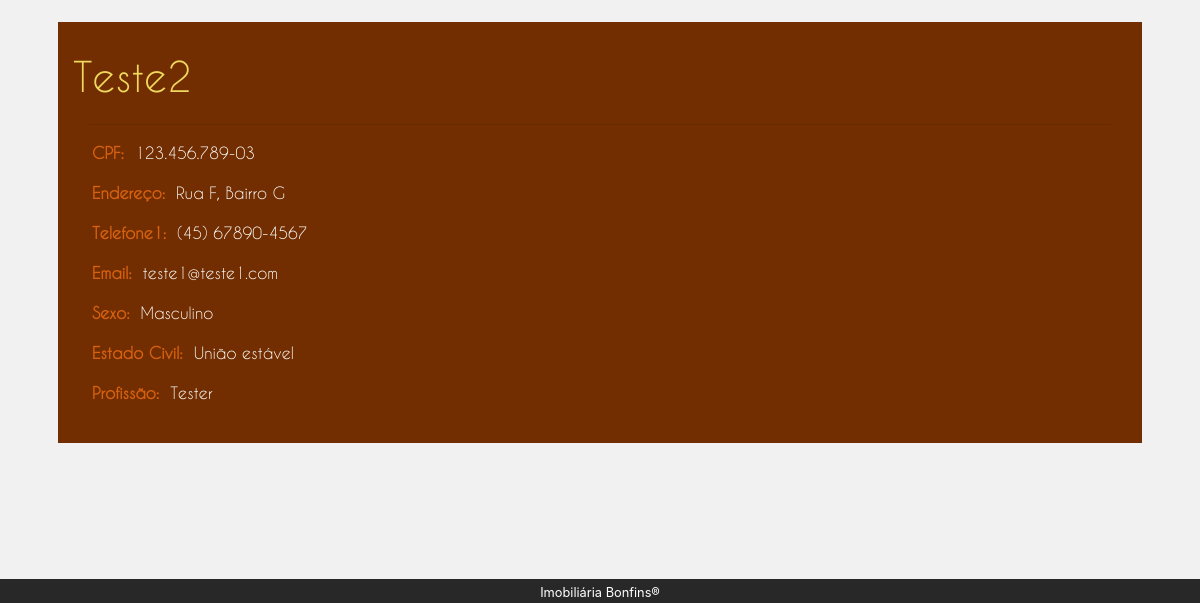
The app's page /administrativo/listagemCliente.php (lower part), older data.
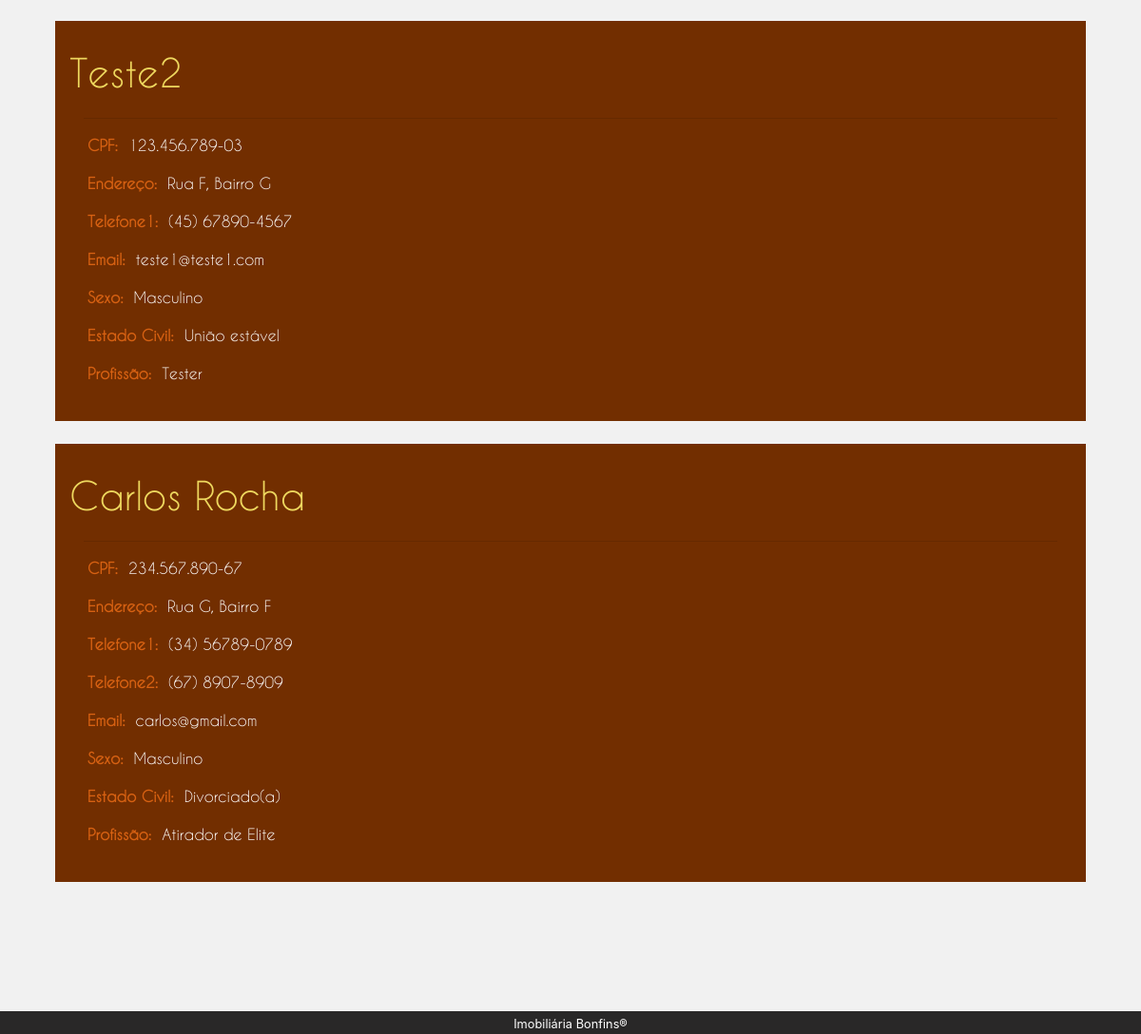
The same page, newer data.
### tables this page shows
CREATE TABLE `cliente` (
  `ID` int(4) UNSIGNED NOT NULL,
  `Nome` varchar(100) NOT NULL,
  `Cpf` varchar(14) NOT NULL,
  `Endereco` varchar(150) NOT NULL,
  `Email` varchar(60) NOT NULL,
  `Sexo` char(1) NOT NULL,
  `EstadoCivil` int(1) UNSIGNED NOT NULL,
  `Profissao` varchar(100) NOT NULL
);

CREATE TABLE `estadoCivil` (
  `ID` int(4) UNSIGNED NOT NULL,
  `Nome` varchar(30) NOT NULL
);

### php/cliente.php (called while the page is built, shortened)
<?php
    function getClientes($conn) {
        $array_clientes = null;
        $sql = "SELECT
                    c.ID,
                    c.Nome,
                    c.Cpf,
                    c.Endereco,
                    c.Email,
                    c.Sexo,
                    e.Nome as EstadoCivil,
                    c.Profissao
                FROM
                    cliente as c,
                    estadoCivil as e
                WHERE
                    c.EstadoCivil = e.ID";
        $result = $conn->query($sql);
        while ($row = $result->fetch()) {
            $cliente = new Cliente();
            $cliente->id            = $row["ID"];
            $cliente->nome          = $row["Nome"];
            $cliente->cpf           = $row["Cpf"];
            $cliente->endereco      = $row["Endereco"];
            $cliente->email         = $row["Email"];
            if ($row["Sexo"] == "m")
                $cliente->sexo      = "Masculino";
            if ($row["Sexo"] == "f")
                $cliente->sexo      = "Feminino";
            $cliente->estadoCivil   = $row["EstadoCivil"];
            $cliente->profissao     = $row["Profissao"];
            $array_clientes[] = $cliente;
        }
        return $array_clientes;
    }
?>

### administrativo/listagemCliente.php (the view, shortened to what the changed rows need)
<!DOCTYPE html>
<html lang="pt-br">
    <head>
        <link rel="stylesheet" href="../css/bootstrap.css">
        <link rel="stylesheet" href="css/administrativo.css">
        <link rel="stylesheet" href="css/listagem.css">
    </head>
    <body>
        <section>
            <div class="col-sm-12">
                <div class="row">
                    <div class="col-sm-12 px-0">
                        <div id="listagemContainer" class="px-0">
                            <div class="container px-0">
                                <div class="jumbotron px-2">
                                    <div id="admContainer">
                                        <?php
                                            require "../php/conexaoMysql.php";
                                            require "../php/cliente.php";
                                            $arrayClientes = null;
                                            $telefones = null;
                                            try {
                                                $arrayClientes = getClientes($conn);
                                            } catch (Exception $e) {
                                                $msgErro = $e->getMessage();
                                                echo $msgErro;
                                            }
                                            if ($arrayClientes != null) {
                                                foreach ($arrayClientes as $cliente) {
                                                    $counterTelefone = 1;
                                                    $sql = "SELECT
                                                                Numero
                                                            FROM
                                                                telefone
                                                            WHERE
                                                                PessoaID = $cliente->id AND
                                                                TipoPessoa = 1";
                                                    $result = $conn->query($sql);
                                                    while ($row = $result->fetch()) {
                                                        $telefones[] = $row["Numero"];
                                                    }
                                                    echo "
                                                        <div class='row pt-4'>
                                                            <div class='container'>
                                                                <div class='col-sm-12 admBox'>
                                                                    <div class='row'>
                                                                        <h1>$cliente->nome</h1>
                                                                    </div>
                                                                    <hr>
                                                                    <div class='row mt-2 ml-1'>
                                                                        <label for='cpf'>
                                                                            <strong>CPF:&nbsp&nbsp</strong>
                                                                        </label>
                                                                        <span name='cpf'>$cliente->cpf</span>
                                                                    </div>
                                                                    <div class='row mt-2 ml-1'>
                                                                        <label for='endereco'>
                                                                            <strong>Endereço:&nbsp&nbsp</strong>
                                                                        </label>
                                                                        <span name='endereco'>$cliente->endereco</span>
                                                                    </div>";
                                                    for ($x = 0; $x < count($telefones); $x++) {
                                                        echo "
                                                            <div class='row mt-2 ml-1'>
                                                                <label for='telefone$counterTelefone'>
                                                                    <strong>Telefone$counterTelefone:&nbsp&nbsp</strong>
                                                                </label>
                                                                <span name='telefone$counterTelefone'>$telefones[$x]</span>
                                                            </div>";
                                                        $counterTelefone++;
                                                    }
                                                    echo "
                                                                    <div class='row mt-2 ml-1'>
                                                                        <label for='email'>
                                                                            <strong>Email:&nbsp&nbsp</strong>
                                                                        </label>
                                                                        <span name='email'>$cliente->email</span>
                                                                    </div>
                                                                    <div class='row mt-2 ml-1'>
                                                                        <label for='sexo'>
                                                                            <strong>Sexo:&nbsp&nbsp</strong>
                                                                        </label>
                                                                        <span name='sexo'>$cliente->sexo</span>
                                                                    </div>
                                                                    <div class='row mt-2 ml-1'>
                                                                        <label for='estadoCivil'>
                                                                            <strong>Estado Civil:&nbsp&nbsp</strong>
                                                                        </label>
                                                                        <span name='estadoCivil'>$cliente->estadoCivil</span>
                                                                    </div>
                                                                    <div class='row mt-2 ml-1'>
                                                                        <label for='profissao'>
                                                                            <strong>Profissão:&nbsp&nbsp</strong>
                                                                        </label>
                                                                        <span name='profissao'>$cliente->profissao</span>
                                                                    </div>
                                                                </div>
                                                            </div>
                                                        </div>";
                                                    $telefones = null;
                                                }
                                            }
                                        ?>
                                    </div>
                                </div>
                            </div>
                        </div>
                    </div>
                </div>
            </div>
        </section>
    </body>
</html>

Row changes from the older to the newer data that the page shows:
added cliente: Nome "Carlos Rocha", Cpf "234.567.890-67", Endereco "Rua G, Bairro F", x "(34) 56789-0789", x "(67) 8907-8909", Email "carlos@gmail.com", sexo "Masculino", EstadoCivil.Nome "Divorciado(a)", Profissao "Atirador de Elite"
